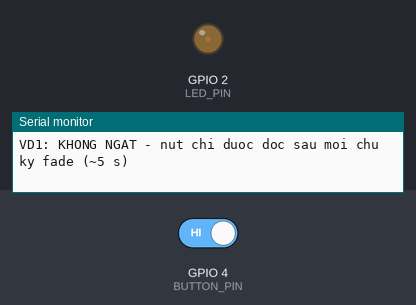
A program run on a simulated ESP32. Shown: output pins drawn as LEDs (lit = HIGH), the last lines printed to the serial monitor. Inputs (shaded band) come from the test bench; at power-on: GPIO 4 (BUTTON_PIN) HIGH.

Above: at 0.15 s.
At 16.1 s:
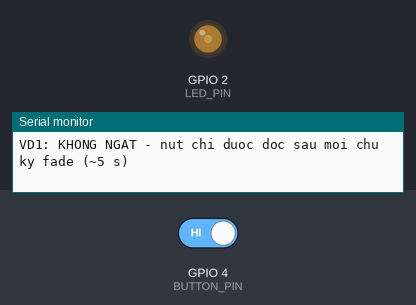
16.2 s: GPIO 4 (BUTTON_PIN) driven LOW
At 21.76 s:
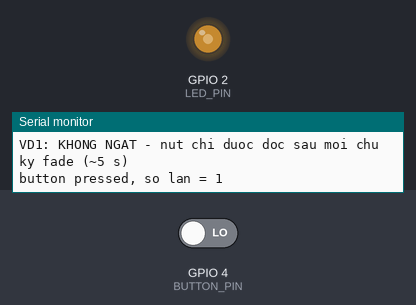
Timing chart, 0 to 33.1 s (numbered marks = the images above; inputs shaded):
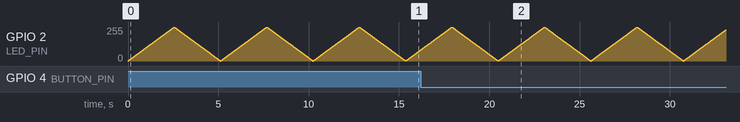

The program:

main.cpp
```cpp
#include <Arduino.h>
#define BUTTON_PIN 4
#define LED_PIN    2
#define LED_FREQ   5000
#define LED_BITS   8

#ifdef USE_INTERRUPT
volatile bool     buttonPressed = false;
volatile uint32_t pressCount    = 0;
volatile uint32_t lastIsrMs     = 0;

void IRAM_ATTR handleInterrupt() {          // ISR ngan gon: chi dem + dat co
  uint32_t now = millis();
  if (now - lastIsrMs >= 30) {              // loc doi toi thieu 30 ms
    pressCount++;
    lastIsrMs = now;
    buttonPressed = true;
  }
}

void setup() {
  Serial.begin(115200);
  pinMode(BUTTON_PIN, INPUT_PULLUP);
  ledcAttach(LED_PIN, LED_FREQ, LED_BITS);  // Arduino-ESP32 core 3.x
  attachInterrupt(digitalPinToInterrupt(BUTTON_PIN), handleInterrupt, FALLING);
  Serial.println("VD2: CO NGAT - nhan nut LED se chop ngay");
}

void loop() {
  static int brightness = 0, step = 1;
  if (buttonPressed) {
    buttonPressed = false;
    ledcWrite(LED_PIN, 0);   delay(80);     // nhay tat
    ledcWrite(LED_PIN, 255); delay(80);     // nhay sang
    Serial.printf("Nut nhan, so lan = %lu\n", (unsigned long)pressCount);
  }
  brightness += step;
  if (brightness <= 0 || brightness >= 255) step = -step;
  ledcWrite(LED_PIN, brightness);
  delay(10);
}

#else
// ================= VD1: KHONG NGAT (polling) =================
uint32_t pressCount = 0;

void setup() {
  Serial.begin(115200);
  pinMode(BUTTON_PIN, INPUT_PULLUP);
  ledcAttach(LED_PIN, LED_FREQ, LED_BITS);
  Serial.println("VD1: KHONG NGAT - nut chi duoc doc sau moi chu ky fade (~5 s)");
}

void loop() {
  for (int b = 0; b <= 255; b++) { ledcWrite(LED_PIN, b); delay(10); }
  for (int b = 255; b >= 0; b--)  { ledcWrite(LED_PIN, b); delay(10); }
  // Chi doc nut 1 lan sau ca chu ky -> nhieu lan nhan bi BO LO
  if (digitalRead(BUTTON_PIN) == LOW) {
    pressCount++;
    Serial.printf("button pressed, so lan = %lu\n", (unsigned long)pressCount);
  }
}
#endif
```
